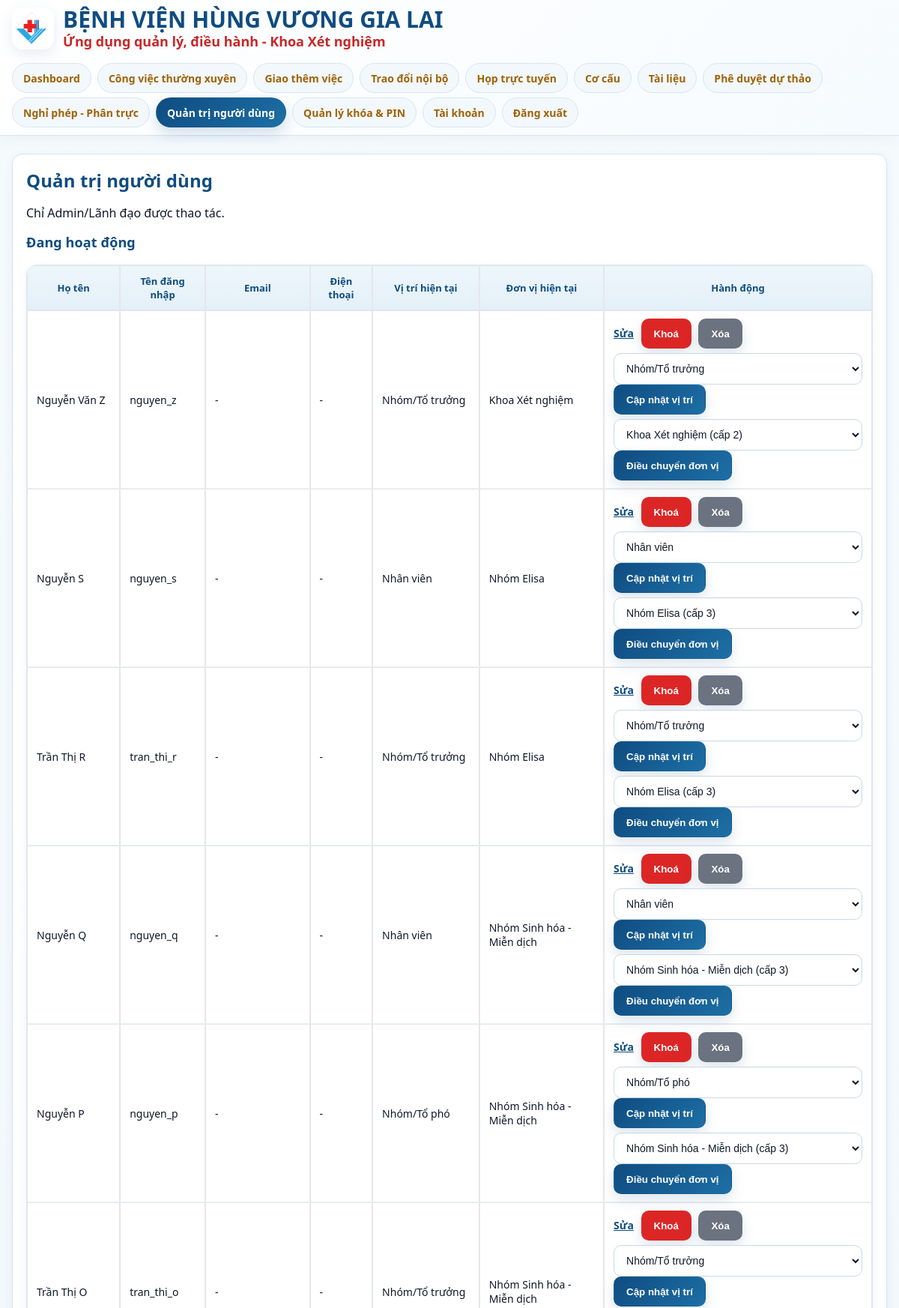
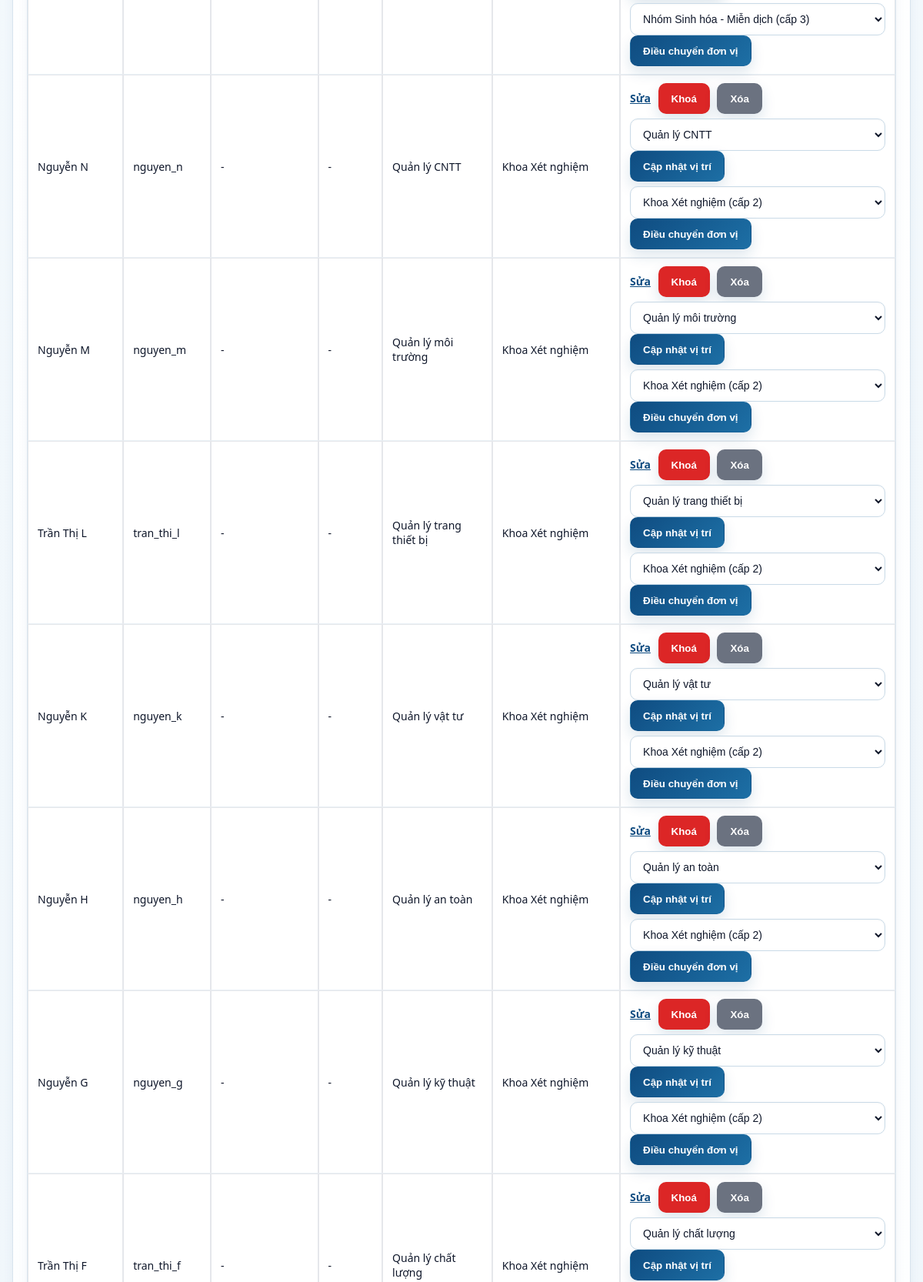
Page /account/users (signed in, upper part) on the committed database (2 pictures, top to bottom).
### app/models.py (models this page shows)
class Users(Base):
    __tablename__ = "users"
    id = Column(String, primary_key=True, default=lambda: str(uuid.uuid4()))
    username = Column(String, unique=True, nullable=False, index=True)
    full_name = Column(String)
    email = Column(String)
    phone = Column(String)
    password_hash = Column(String, nullable=False)
    status = Column(Enum(UserStatus), nullable=False, default=UserStatus.PENDING_APPROVAL)
    created_at = Column(DateTime, default=datetime.utcnow)
    pin_hash = Column(String, nullable=True)
    pin_updated_at = Column(DateTime, nullable=True)
    memberships = relationship("UserUnitMemberships", back_populates="user", cascade="all, delete-orphan")
    user_roles = relationship("UserRoles", back_populates="user", cascade="all, delete-orphan")

### app/routers/account.py (the view)
@router.get("/account/users")
def users_manage(request: Request, db: Session = Depends(get_db)):
    user = login_required(request, db)
    _require_admin_or_leader(user, db)
    actives = (
        db.query(Users)
        .filter(Users.status == UserStatus.ACTIVE)
        .order_by(Users.created_at.desc())
        .all()
    )
    locked = (
        db.query(Users)
        .filter(Users.status == UserStatus.LOCKED)
        .order_by(Users.created_at.desc())
        .all()
    )
    all_units = (
        db.query(Units)
        .filter(func.upper(func.coalesce(Units.trang_thai, "")) == "ACTIVE")
        .order_by(Units.cap_do.asc(), Units.ten_don_vi.asc())
        .all()
    )
    actives = _decorate_manage_users(db, actives)
    locked = _decorate_manage_users(db, locked)
    return templates.TemplateResponse("users_manage.html", {
        "request": request,
        "app_name": settings.APP_NAME,
        "company_name": settings.COMPANY_NAME,
        "actives": actives,
        "locked": locked,
        "all_units": all_units
    })

### app/templates/users_manage.html (shortened to what this page needs)
{% extends "base.html" %}
{% block content %}
<div class="card">
  <h2>Quản trị người dùng</h2>
  <p>Chỉ Admin/Lãnh đạo được thao tác.</p>
  <h3 style="margin-top:16px;">Đang hoạt động</h3>
  <table class="table">
    <thead>
      <tr>
        <th>Họ tên</th>
        <th>Tên đăng nhập</th>
        <th>Email</th>
        <th>Điện thoại</th>
        <th>Vị trí hiện tại</th>
        <th>Đơn vị hiện tại</th>
        <th>Hành động</th>
      </tr>
    </thead>
    <tbody>
      {% for u in actives %}
      <tr>
        <td>{{ u.full_name or "-" }}</td>
        <td>{{ u.username }}</td>
        <td>{{ u.email or "-" }}</td>
        <td>{{ u.phone or "-" }}</td>
        <td>{{ u.current_position_label or "-" }}</td>
        <td>{{ u.current_unit_name or "-" }}</td>
        <td>
          <a href="/account/users/edit?user_id={{ u.id }}" class="button">Sửa</a>
          <form method="post" action="/account/users/lock" style="display:inline; margin-left:6px;">
            <button type="submit" style="background:#DC2626;"
              onclick="return confirmAndDisable(this,'Khoá tài khoản này?')">Khoá</button>
          </form>
          <form method="post" action="/account/users/delete" style="display:inline; margin-left:6px;">
            <button type="submit" style="background:#6B7280;"
              onclick="return confirmAndDisable(this,'Xoá tài khoản này? Hành động không thể hoàn tác!')">Xóa</button>
          </form>
          <form method="post" action="/account/users/position" style="display:block; margin-top:6px;">
            <select name="new_role" required>
              <option value="QL_CHAT_LUONG" {% if u.current_position_key == "QL_CHAT_LUONG" %}selected{% endif %}>Quản lý chất lượng</option>
              <option value="QL_KY_THUAT" {% if u.current_position_key == "QL_KY_THUAT" %}selected{% endif %}>Quản lý kỹ thuật</option>
              <option value="QL_AN_TOAN" {% if u.current_position_key == "QL_AN_TOAN" %}selected{% endif %}>Quản lý an toàn</option>
              <option value="QL_VAT_TU" {% if u.current_position_key == "QL_VAT_TU" %}selected{% endif %}>Quản lý vật tư</option>
              <option value="QL_TRANG_THIET_BI" {% if u.current_position_key == "QL_TRANG_THIET_BI" %}selected{% endif %}>Quản lý trang thiết bị</option>
              <option value="QL_MOI_TRUONG" {% if u.current_position_key == "QL_MOI_TRUONG" %}selected{% endif %}>Quản lý môi trường</option>
              <option value="QL_CNTT" {% if u.current_position_key == "QL_CNTT" %}selected{% endif %}>Quản lý CNTT</option>
              <option value="TRUONG_NHOM" {% if u.current_position_key == "TRUONG_NHOM" %}selected{% endif %}>Nhóm/Tổ trưởng</option>
              <option value="PHO_NHOM" {% if u.current_position_key == "PHO_NHOM" %}selected{% endif %}>Nhóm/Tổ phó</option>
              <option value="NHAN_VIEN" {% if u.current_position_key == "NHAN_VIEN" %}selected{% endif %}>Nhân viên</option>
            </select>
            <button type="submit" onclick="return confirmAndDisable(this,'Cập nhật vị trí người dùng?')">Cập nhật vị trí</button>
          </form>
          <form method="post" action="/account/users/unit-transfer" style="display:block; margin-top:6px;">
            {% if all_units %}
              <select name="new_unit_id" required>
                {% for un in all_units %}
                  <option value="{{ un.id }}" {% if u.current_unit_id == un.id %}selected{% endif %}>
                    {{ un.ten_don_vi }} (cấp {{ un.cap_do }})
                  </option>
                {% endfor %}
              </select>
            {% else %}
              <span style="color:#6B7280;">Chưa có dữ liệu đơn vị</span>
            {% endif %}
            <button type="submit" onclick="return confirmAndDisable(this,'Điều chuyển đơn vị cho người dùng?')">Điều chuyển đơn vị</button>
          </form>
        </td>
      </tr>
      {% endfor %}
    </tbody>
  </table>
</div>
{% endblock %}

### app/static/css/styles.css (style rules this page uses)
:root { --blue: #1E40AF; --blue-strong: #1E3A8A; --amber: #D97706; --red: #DC2626; --bg: #F4F6FA; --text: #111827; --muted: #6B7280; --border: #E5E7EB; }
* { box-sizing: border-box; }
html, body { height: 100%; }
body { margin:0; font-family: system-ui, -apple-system, Segoe UI, Roboto, Helvetica, Arial, sans-serif; background: var(--bg); color: var(--text); }
.card { background:#fff; border:1px solid var(--border); border-radius:12px; padding:16px; box-shadow: 0 4px 10px rgba(0,0,0,0.04); }
.table { width:100%; border-collapse: collapse; margin-top:12px; }
.table th, .table td { border:1px solid var(--border); padding:8px; font-size:14px; }
:root { --medical-primary: #0F4C81; --medical-primary-2: #1D6FA5; --medical-accent: #0E7490; --medical-soft: #EAF4FB; --medical-soft-2: #F4FAFD; --medical-success: #15803D; --medical-warning: #B45309; --medical-danger: #B91C1C; --medical-text: #0F172A; --medical-muted: #475569; --medical-border: #D8E4EE; --medical-shadow: 0 10px 30px rgba(15, 76, 129, 0.08); --medical-shadow-soft: 0 4px 14px rgba(15, 76, 129, 0.06); --medical-radius: 14px; }
body.app-shell { background: linear-gradient(180deg, #F5FAFD 0%, #EEF5FA 100%); color: var(--medical-text); }
body.app-shell .card, body.app-shell .panel-card, body.app-shell .section-card, body.app-shell .content-card { background: linear-gradient(180deg, #FFFFFF 0%, #FCFEFF 100%); border: 1px solid var(--medical-border); border-radius: var(--medical-radius); box-shadow: var(--medical-shadow-soft); }
body.app-shell .card { padding: 18px; }
body.app-shell h1, body.app-shell h2, body.app-shell h3 { color: var(--medical-primary); letter-spacing: 0.1px; }
body.app-shell h2 { margin-top: 0; margin-bottom: 14px; font-size: 24px; font-weight: 800; }
body.app-shell h3 { font-size: 18px; font-weight: 800; }
body.app-shell main.container input:not([type="checkbox"]):not([type="radio"]):not([type="file"]), body.app-shell main.container select, body.app-shell main.container textarea { width: 100%; min-height: 42px; padding: 10px 12px; border: 1px solid #C9DAE7; border-radius: 10px; background: #FFFFFF; color: var(--medical-text); font-size: 14px; line-height: 1.4; outline: none; box-shadow: inset 0 1px 2px rgba(15, 23, 42, 0.03); transition: border-color 0.18s ease, box-shadow 0.18s ease, background 0.18s ease; }
body.app-shell main.container button, body.app-shell main.container .btn, body.app-shell main.container a.btn { display: inline-flex; align-items: center; justify-content: center; gap: 8px; min-height: 40px; padding: 9px 16px; border-radius: 10px; border: 1px solid transparent; background: linear-gradient(135deg, var(--medical-primary) 0%, var(--medical-primary-2) 100%); color: #FFFFFF; font-weight: 700; text-decoration: none; cursor: pointer; transition: all 0.18s ease; box-shadow: 0 8px 18px rgba(15, 76, 129, 0.14); }
body.app-shell .table, body.app-shell table { width: 100%; border-collapse: separate; border-spacing: 0; margin-top: 12px; background: #FFFFFF; border: 1px solid #DBE7F0; border-radius: 14px; overflow: hidden; box-shadow: var(--medical-shadow-soft); }
body.app-shell .table th, body.app-shell table th { padding: 11px 12px; border-bottom: 1px solid #D9E6EF; background: linear-gradient(180deg, #EDF6FB 0%, #E4F0F8 100%); color: var(--medical-primary); font-size: 13px; font-weight: 800; text-transform: none; vertical-align: middle; }
body.app-shell .table td, body.app-shell table td { padding: 10px 12px; border-bottom: 1px solid #EAF1F6; color: #0F172A; font-size: 14px; vertical-align: middle; }
body.app-shell main.container a:not(.btn) { color: var(--medical-primary); font-weight: 700; }

### rows in the picture
Users: full_name "Nguyễn Văn Z", username "nguyen_z", email "-", phone "-", current_position_label "Nhóm/Tổ trưởng", current_unit_name "Khoa Xét nghiệm"
Users: full_name "Nguyễn S", username "nguyen_s", email "-", phone "-", current_position_label "Nhân viên", current_unit_name "Nhóm Elisa"
Users: full_name "Trần Thị R", username "tran_thi_r", email "-", phone "-", current_position_label "Nhóm/Tổ trưởng", current_unit_name "Nhóm Elisa"
Users: full_name "Nguyễn Q", username "nguyen_q", email "-", phone "-", current_position_label "Nhân viên", current_unit_name "Nhóm Sinh hóa - Miễn dịch"
Users: full_name "Nguyễn P", username "nguyen_p", email "-", phone "-", current_position_label "Nhóm/Tổ phó", current_unit_name "Nhóm Sinh hóa - Miễn dịch"
Users: full_name "Trần Thị O", username "tran_thi_o", email "-", phone "-", current_position_label "Nhóm/Tổ trưởng", current_unit_name "Nhóm Sinh hóa - Miễn dịch"
Users: full_name "Nguyễn N", username "nguyen_n", email "-", phone "-", current_position_label "Quản lý CNTT", current_unit_name "Khoa Xét nghiệm"
Users: full_name "Nguyễn M", username "nguyen_m", email "-", phone "-", current_position_label "Quản lý môi trường", current_unit_name "Khoa Xét nghiệm"
Users: full_name "Trần Thị L", username "tran_thi_l", email "-", phone "-", current_position_label "Quản lý trang thiết bị", current_unit_name "Khoa Xét nghiệm"
Users: full_name "Nguyễn K", username "nguyen_k", email "-", phone "-", current_position_label "Quản lý vật tư", current_unit_name "Khoa Xét nghiệm"
Users: full_name "Nguyễn H", username "nguyen_h", email "-", phone "-", current_position_label "Quản lý an toàn", current_unit_name "Khoa Xét nghiệm"
Users: full_name "Nguyễn G", username "nguyen_g", email "-", phone "-", current_position_label "Quản lý kỹ thuật", current_unit_name "Khoa Xét nghiệm"
Users: full_name "Trần Thị F", username "tran_thi_f", email "-", phone "-", current_position_label "Quản lý chất lượng", current_unit_name "Khoa Xét nghiệm"

### other values in the picture
{{ company_name }} "BỆNH VIỆN HÙNG VƯƠNG GIA LAI"
{{ app_name }} "Ứng dụng quản lý, điều hành - Khoa Xét nghiệm"
form field new_unit_id "Khoa Xét nghiệm (cấp 2)"
form field new_unit_id "Nhóm Elisa (cấp 3)"
form field new_unit_id "Nhóm Sinh hóa - Miễn dịch (cấp 3)"
